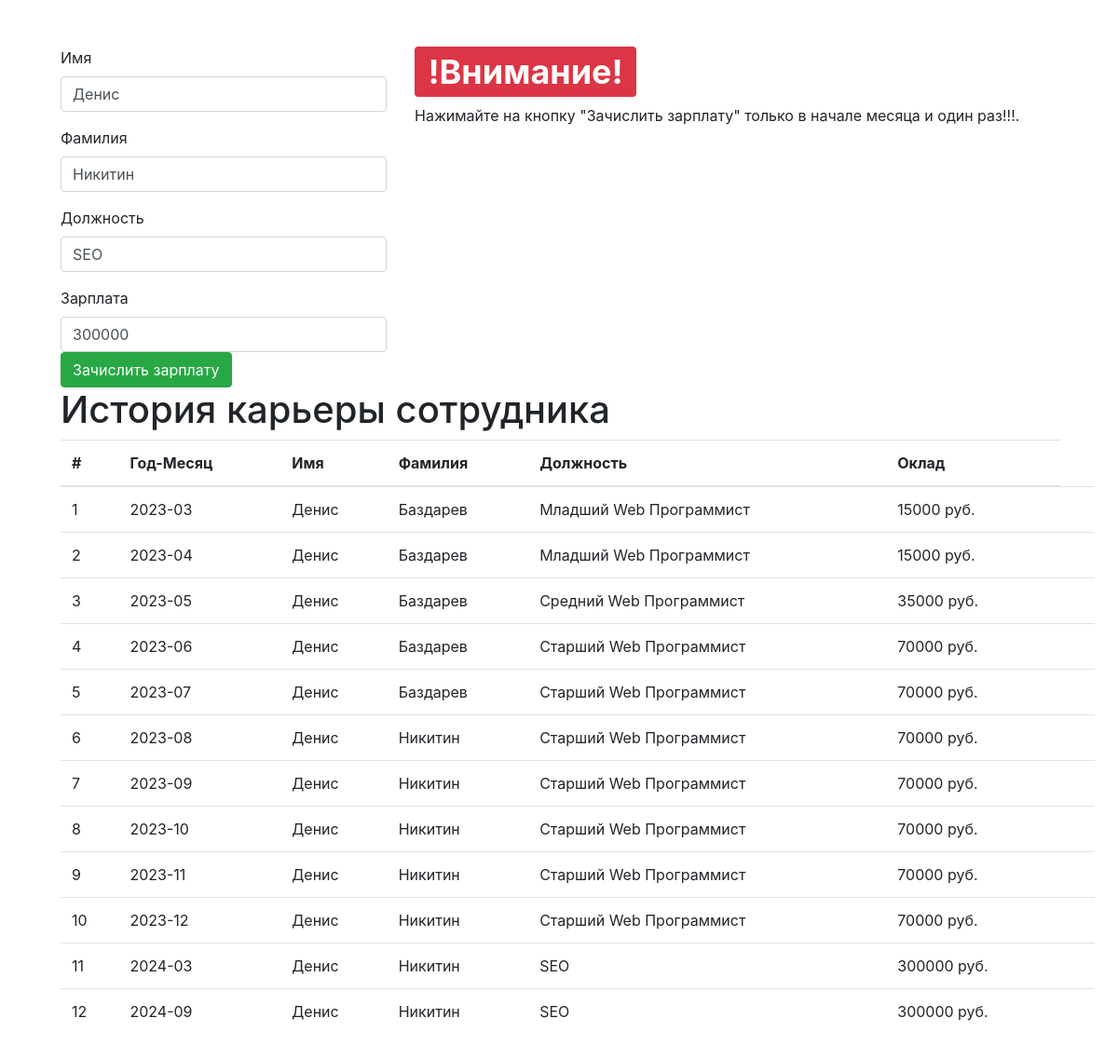
/person.php?Id=9, run on the app's committed database.
### tables this page shows
CREATE TABLE `Persons` (
  `Id` int NOT NULL,
  `FirstName` varchar(20) NOT NULL,
  `LastName` varchar(20) NOT NULL,
  `Job` varchar(50) NOT NULL,
  `Salary` int NOT NULL DEFAULT '15000'
);

CREATE TABLE `log` (
  `id` int UNSIGNED NOT NULL,
  `msg` varchar(255) NOT NULL,
  `time` timestamp NOT NULL DEFAULT CURRENT_TIMESTAMP,
  `row_id` int NOT NULL,
  `FirstName` varchar(255) NOT NULL,
  `LastName` varchar(255) NOT NULL,
  `Job` varchar(50) NOT NULL,
  `Salary` int NOT NULL
);

### person.php (the view, shortened to what this page needs)
<!doctype html>
<html lang="ru">
<head>
</head>
<body>
<!doctype html>
<html lang="ru">
<head>
    <link rel="stylesheet" href="https://cdn.jsdelivr.net/npm/bootstrap@4.3.1/dist/css/bootstrap.min.css">
</head>
<body>
<?php
$pdo = DataBase::DB();
$stmt = $pdo->prepare('SELECT * FROM log WHERE row_id = :Id ORDER BY time');
$stmt->execute(array('Id' => $_GET['Id']));
$person = $pdo->prepare('SELECT * FROM Persons WHERE id = :Id ');
$person->execute(array('Id' => $_GET['Id']));
$count = 0;
$arrayPrepare = $stmt->fetchAll(PDO::FETCH_UNIQUE);
?>
<div class="container" style="margin: 50px;">
    <div class="row">
        <div class="col-4">
            <?php foreach($person as $obj)
            {
            ?>
            <form action="/action_update.php" method="POST">
                <div class="form-group">
                    <label for="exampleFormControlInput1">Имя</label>
                    <input type="text" class="form-control" id="FirstName" name="FirstName" value="<?php echo($obj['FirstName'])?>" placeholder="name@example.com">
                </div>
                <div class="form-group">
                    <label for="exampleFormControlInput1">Фамилия</label>
                    <input type="text" class="form-control" id="LastName" name="LastName"value="<?php echo($obj['LastName'])?>" placeholder="name@example.com">
                </div>
                <div class="form-group">
                    <label for="exampleFormControlInput1">Должность</label>
                    <input type="text" class="form-control" id="Job" name="Job" value="<?php echo($obj['Job'])?>" placeholder="name@example.com">
                </div>
                <label for="exampleFormControlInput1">Зарплата</label>
                <input type="text" class="form-control" id="Salary" name="Salary" value="<?php echo($obj['Salary'])?>" placeholder="name@example.com">
        <button type="submit" class="btn btn-success" style="display: block">Зачислить зарплату</button>
        </form>
        <?php
        }
        ?>
        </div>
        <div class="col-8">
            <h2 class="badge badge-danger" style="font-size: 36px">!Внимание!</h2>
            <p>Нажимайте на кнопку "Зачислить зарплату" только в начале месяца и один раз!!!. </p>
        </div>
    </div>
    <table class="table">
        <thead>
        <tr>
            <th scope="col">#</th>
            <th scope="col">Год-Месяц</th>
            <th scope="col">Имя</th>
            <th scope="col">Фамилия</th>
            <th scope="col">Должность</th>
            <th scope="col">Оклад</th>
        </tr>
        </thead>
        <tr class="container col-md">
            <h1 style="">История карьеры сотрудника</h1>
        </tr>
        <?php foreach($arrayPrepare as $obj)
        {
            $month = date('Y-m', strtotime($obj['time']));
            ?>
            <tr>
                <td><?php echo ++$count?></td>
                <td><?php echo $month?></td>
                <td><?php echo $obj['FirstName']?></td>
                <td><?php echo $obj['LastName']?></td>
                <td><?php echo $obj['Job']?></td>
                <td><?php echo $obj['Salary']?> руб.</td>
                <td><?php echo $_SESSION['test'];?></td>
            </tr>
            <?php
        }
        ?>
    </table>
</div>
</body>
</html>
</body>
</html>

### data on the page
persons: FirstName "Денис", Job "SEO", Salary "300000"
log: time "2023-03", FirstName "Денис", LastName "Баздарев", Job "Младший Web Программист", Salary "15000"
log: time "2023-04", FirstName "Денис", LastName "Баздарев", Job "Младший Web Программист", Salary "15000"
log: time "2023-05", FirstName "Денис", LastName "Баздарев", Job "Средний Web Программист", Salary "35000"
log: time "2023-06", FirstName "Денис", LastName "Баздарев", Job "Старший Web Программист", Salary "70000"
log: time "2023-07", FirstName "Денис", LastName "Баздарев", Job "Старший Web Программист", Salary "70000"
log: time "2023-08", FirstName "Денис", LastName "Никитин", Job "Старший Web Программист", Salary "70000"
log: time "2023-09", FirstName "Денис", LastName "Никитин", Job "Старший Web Программист", Salary "70000"
log: time "2023-10", FirstName "Денис", LastName "Никитин", Job "Старший Web Программист", Salary "70000"
log: time "2023-11", FirstName "Денис", LastName "Никитин", Job "Старший Web Программист", Salary "70000"
log: time "2023-12", FirstName "Денис", LastName "Никитин", Job "Старший Web Программист", Salary "70000"
log: time "2024-03", FirstName "Денис", LastName "Никитин", Job "SEO", Salary "300000"
log: time "2024-09", FirstName "Денис", LastName "Никитин", Job "SEO", Salary "300000"
